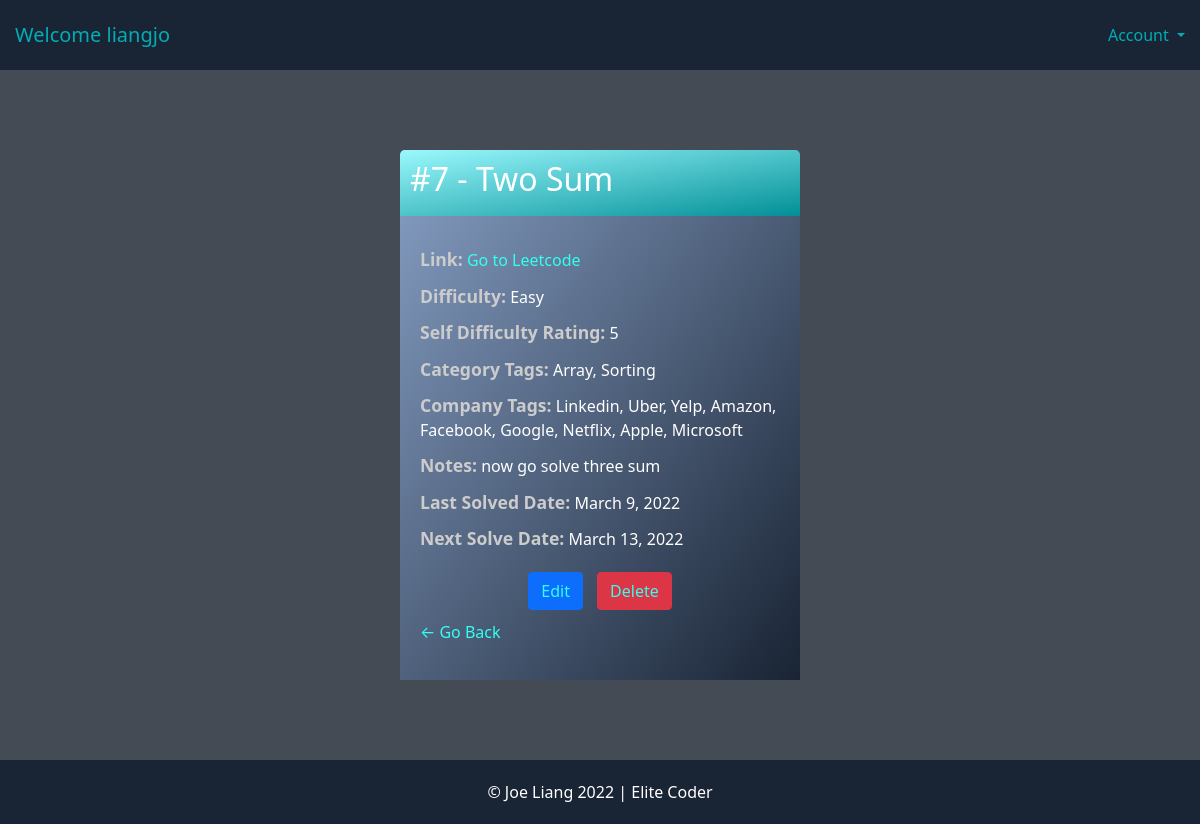
The page /problem/10/ (signed in) on the database its author committed.
### account/models.py (models this page shows, shortened)
class Account(AbstractBaseUser):
	email 					= models.EmailField(verbose_name="email", max_length=60, unique=True)
	username 				= models.CharField(max_length=30, unique=True)
	date_joined				= models.DateTimeField(verbose_name='date joined', auto_now_add=True)
	last_login				= models.DateTimeField(verbose_name='last login', auto_now=True)
	is_admin				= models.BooleanField(default=False)
	is_active				= models.BooleanField(default=True)
	is_staff				= models.BooleanField(default=False)
	is_superuser			= models.BooleanField(default=False)
	hide_email				= models.BooleanField(default=True)
	USERNAME_FIELD = 'email'
	REQUIRED_FIELDS = ['username']
	objects = MyAccountManager()
	def __str__(self):
		return self.username

### base/models.py (models this page shows, shortened)
class Problem(models.Model):
   user = models.ForeignKey(User, on_delete=models.CASCADE, null=True, blank=True)
   number = models.PositiveIntegerField()
   title = models.CharField(max_length=100)
   link = models.URLField(max_length=500, default="")
   difficulty = models.CharField(max_length=6, choices=DIFFICULTY_CHOICES, default='medium')
   rating = models.CharField(verbose_name='Self Difficulty Rating', max_length=2, choices=RATING_CHOICES, default='3')
   categories = models.TextField(default='', verbose_name="Category Tags (comma separated)", blank=True)
   companies = models.TextField(default='', verbose_name="Company Tags (comma separated)", blank=True)
   notes = models.TextField(default='', blank=True)
   last_solved = models.DateField(default=date.today)
   next_solve = models.DateField(null=True, blank=True)
   def __str__(self):
      return '#'+str(self.number)+' - '+self.title

### base/views.py (the view)
# urls.py: path('problem/<int:pk>/', ProblemDetail.as_view(), name='problem-detail'),
class ProblemDetail(LoginRequiredMixin, DetailView):
    model = Problem
    context_object_name = 'problem'

### base/templates/base/problem_detail.html
{% extends 'base/base.html' %}
{% block content %}
<div class="form-small">
    <div class="header-bar">
        <h2>{{problem}}</h2>
    </div>
    <div class="card-body">
        <div class="detail-item"><span class="detail-item-name">Link:</span> <a href={{problem.link}} target="_blank">Go to Leetcode</a></div>
        <div class="detail-item"><span class="detail-item-name">Difficulty:</span> {{problem.difficulty}}</div>
        <div class="detail-item"><span class="detail-item-name">Self Difficulty Rating:</span> {{problem.rating}}</div>
        <div class="detail-item"><span class="detail-item-name">Category Tags:</span> {{problem.categories}}</div>
        <div class="detail-item"><span class="detail-item-name">Company Tags:</span> {{problem.companies}}</div>
        <div class="detail-item"><span class="detail-item-name">Notes:</span> {{problem.notes}}</div>
        <div class="detail-item"><span class="detail-item-name">Last Solved Date:</span> {{problem.last_solved}}</div>
        <div class="detail-item"><span class="detail-item-name">Next Solve Date:</span> {{problem.next_solve}}</div>
        <div style="text-align: center; margin-top: 20px;">
            <button style="margin-right: 10px;" class="btn btn-primary"><a href="{% url 'problem-update' problem.id %}">Edit</a></button>
            <button class="btn btn-danger"><a href="{% url 'problem-delete' problem.id %}">Delete</a></button>
        </div>
        <p><a href="{% url 'problems' %}">&#8592; Go Back</a></p>
    </div>
</div>
{% endblock content %}

### base/templates/base/header.html (shortened to what this page needs)
<header>
    {% if request.user.is_authenticated %}
    <nav class="nav-head">
        <a class="navbar-brand" href="{% url 'problems' %}">Welcome {{request.user}}</a>
        <ul class="navbar-nav mr-auto">
            <li class="nav-item dropdown">
                <a class="nav-link dropdown-toggle" href="/" id="navbarDropdownMenuLink" role="button" data-bs-toggle="dropdown" aria-expanded="false">
                  Account
                </a>
            </li>
        </ul>
    </nav>
    {% endif %}
</header>

### static/base.css (style rules this page uses)
body { min-height: 100vh; display: flex; flex-flow: column; }
a { text-decoration: none; }

### static/header.css (style rules this page uses)
header { padding: 15px; background-color: #192435; }
header a, .nav-link { color: #00adb5; text-decoration: none; }
.nav-head { display: flex; justify-content: space-between; }

### static/form.css (style rules this page uses)
.form-small { max-width: 400px; margin: 80px auto; background: linear-gradient(to bottom right, hsl(216,35%,65%), hsl(216,35%,15%)); border-radius: 5px 5px 0 0; }
.form-small a, .form-big a { color: #33FFF0; }
.header-bar { background: linear-gradient(to bottom right, hsl(183,97%,80%), hsl(183,97%,30%)); color: white; padding: 10px; border-radius: 5px 5px 0 0; }
.card-body { padding: 20px; }
.card-body button { margin-bottom: 10px; }
.card-body p, .card-body label { color: white; }
.card-body .detail-item { margin: 10px auto; color: white; }
.card-body .detail-item-name { font-size: 1.1rem; font-weight: 600; color: hsl(0,0%,80%); }

### rows shown on the page
Account: user "liangjo"
Problem: number+title "#7 - Two Sum", difficulty "Easy", rating "5", categories "Array, Sorting", companies "Linkedin, Uber, Yelp, Amazon, Facebook, Google, Netflix, Apple, Microsoft", notes "now go solve three sum", last_solved "March 9, 2022", next_solve "March 13, 2022"
